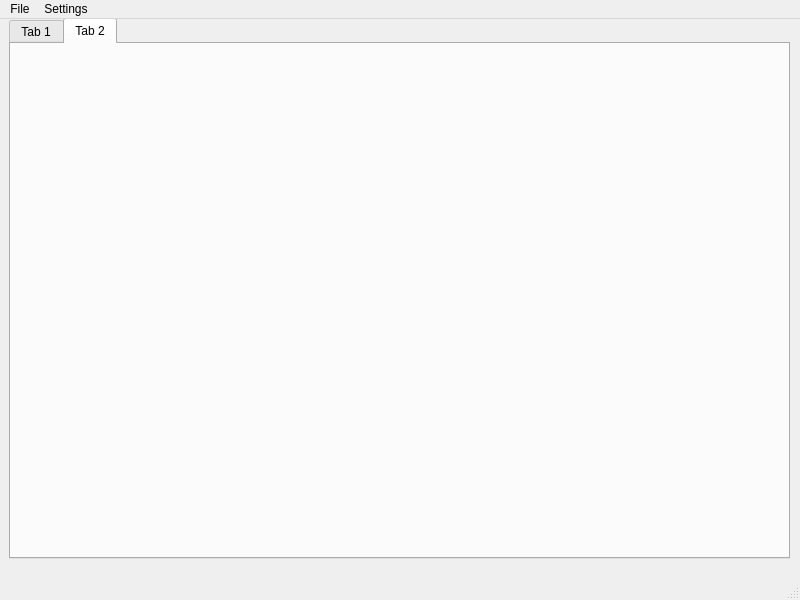
<?xml version="1.0" encoding="UTF-8"?>
<ui version="4.0">
 <class>MainWindow</class>
 <widget class="QMainWindow" name="MainWindow">
  <property name="geometry">
   <rect>
    <x>0</x>
    <y>0</y>
    <width>800</width>
    <height>600</height>
   </rect>
  </property>
  <property name="windowTitle">
   <string>MainWindow</string>
  </property>
  <widget class="QWidget" name="centralwidget">
   <widget class="QTabWidget" name="tb_main">
    <property name="geometry">
     <rect>
      <x>9</x>
      <y>-1</y>
      <width>781</width>
      <height>541</height>
     </rect>
    </property>
    <property name="currentIndex">
     <number>1</number>
    </property>
    <widget class="QWidget" name="tb_report">
     <attribute name="title">
      <string>Tab 1</string>
     </attribute>
    </widget>
    <widget class="QWidget" name="tb_calendar">
     <attribute name="title">
      <string>Tab 2</string>
     </attribute>
    </widget>
   </widget>
  </widget>
  <widget class="QMenuBar" name="menubar">
   <property name="geometry">
    <rect>
     <x>0</x>
     <y>0</y>
     <width>800</width>
     <height>24</height>
    </rect>
   </property>
   <widget class="QMenu" name="m_file">
    <property name="title">
     <string>File</string>
    </property>
   </widget>
   <widget class="QMenu" name="m_settings">
    <property name="title">
     <string>Settings</string>
    </property>
   </widget>
   <addaction name="m_file"/>
   <addaction name="m_settings"/>
  </widget>
  <widget class="QStatusBar" name="statusbar"/>
 </widget>
 <resources/>
 <connections/>
</ui>
